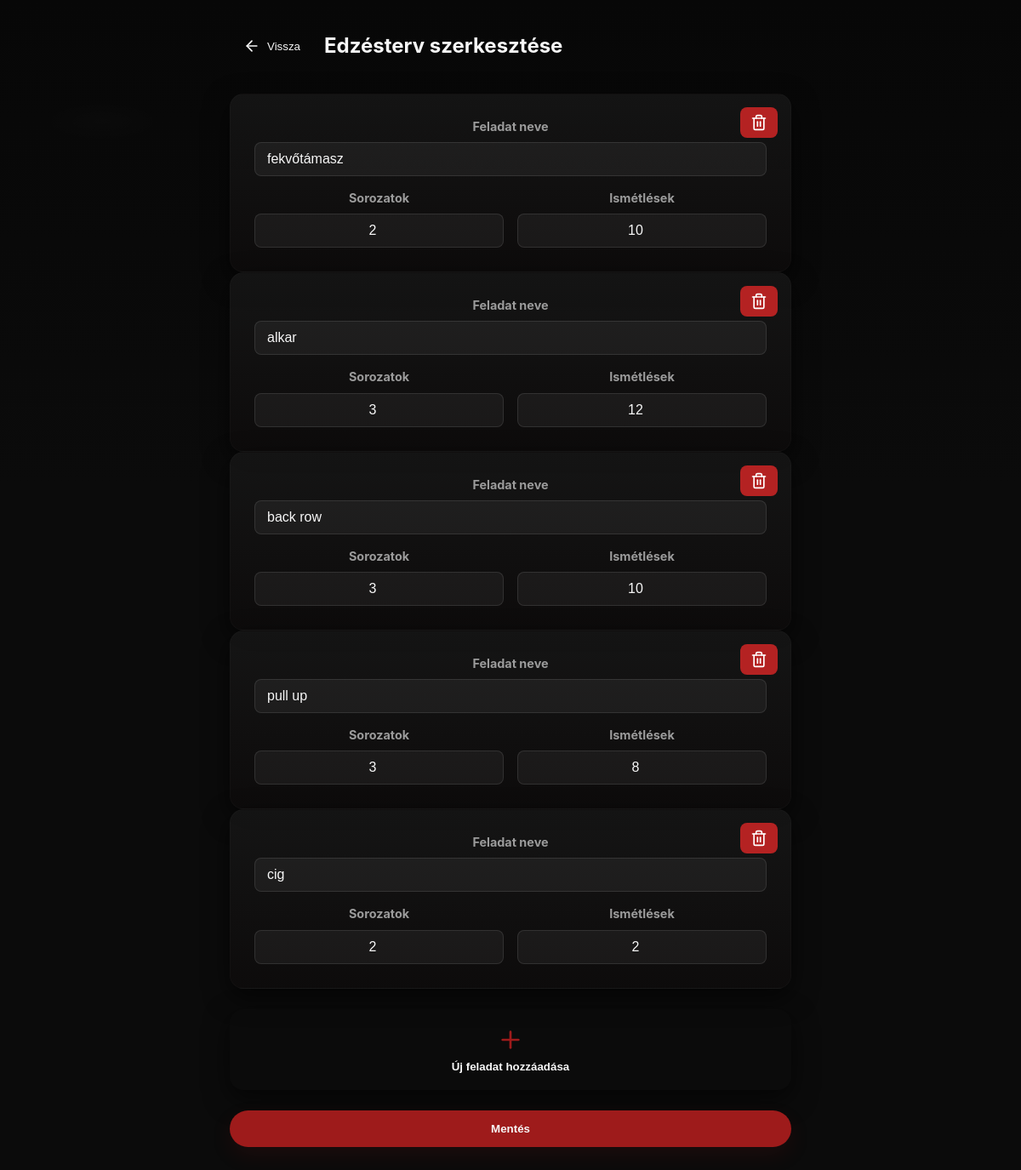
The page /editor/edit/13/ on the database its author committed.
### home/models.py (models this page shows)
class Excercises(models.Model):
    workoutid = models.ForeignKey(CreatedWorkouts, on_delete=models.CASCADE)
    name = models.CharField(max_length=50)
    sets = models.IntegerField()
    reps = models.IntegerField()

### editor/views.py (the view)
# urls.py: path('edit/<int:workout_id>/', views.edit_workout, name='edit_workout'),
def edit_workout(request, workout_id):
    if request.method == 'POST':
        workout = CreatedWorkouts.objects.get(id=workout_id, userid=request.user)
        excercises = Excercises.objects.filter(workoutid_id=workout_id)
        for excercise in excercises:
            name = request.POST.get(f'excercise_name_{excercise.id}')
            sets = request.POST.get(f'excercise_sets_{excercise.id}')
            reps = request.POST.get(f'excercise_reps_{excercise.id}')
            if name and sets and reps:
                excercise.name = name
                excercise.sets = int(sets)
                excercise.reps = int(reps)
                excercise.save()
        for key in request.POST:
            if key.startswith('new_excercise_name_'):
                new_id = key.replace('new_excercise_name_', '')
                name = request.POST.get(f'new_excercise_name_{new_id}')
                sets = request.POST.get(f'new_excercise_sets_{new_id}')
                reps = request.POST.get(f'new_excercise_reps_{new_id}')
                if name and sets and reps:
                    try:
                        Excercises.objects.create(
                            workoutid=workout,
                            name=name,
                            sets=int(sets),
                            reps=int(reps)
                        )
                    except ValueError:
                        pass
        return redirect('my_workouts')
    else:
        exc = Excercises.objects.filter(workoutid_id=workout_id)
        return render(request, 'edit.html', {'workout_id': workout_id, 'excercises': exc})

### editor/templates/edit.html (shortened to what this page needs)
{% extends 'main.html' %} {% block content %}
<main class="page-wrap">
  <section class="home-panel">
    <div class="workouts-container" style="display: flex; flex-direction: column; gap: 12px; width: 100%; max-width: 700px; margin: 0 auto; padding: 0 20px;">
      <div style="display: flex; align-items: center; margin-bottom: 24px; gap: 12px;">
        <a href="{% url 'redirectview' 'my_workouts' %}" style="text-decoration: none;">
          <button type="button" style="background: var(--bg-secondary); color: var(--white); border: none; border-radius: 8px; padding: 10px 16px; cursor: pointer; display: flex; align-items: center; justify-content: center; transition: all 0.2s; gap: 8px;" onmouseover="this.style.background='var(--accent)'" onmouseout="this.style.background='var(--bg-secondary)'">
            <svg xmlns="http://www.w3.org/2000/svg" width="20" height="20" viewBox="0 0 24 24" fill="none" stroke="currentColor" stroke-width="2" stroke-linecap="round" stroke-linejoin="round">
              <line x1="19" y1="12" x2="5" y2="12"></line>
              <polyline points="12 19 5 12 12 5"></polyline>
            </svg>
            Vissza
          </button>
        </a>
        <h2 style="color: var(--white); margin: 0;">Edzésterv szerkesztése</h2>
      </div>
      <form method="post" action="{% url 'edit_workout' workout_id %}" id="workoutForm">
        <div id="existing-excercises">
          {% for excercise in excercises %}
          <div style="position: relative;">
            <button onclick="showDeleteModal({{ excercise.id }})" type="button" style="position: absolute; top: 16px; right: 16px; background: rgba(220, 38, 38, 0.8); border: none; border-radius: 8px; padding: 8px 12px; cursor: pointer; display: flex; align-items: center; justify-content: center; transition: all 0.2s; z-index: 10;" onmouseover="this.style.background='rgba(220, 38, 38, 1)'" onmouseout="this.style.background='rgba(220, 38, 38, 0.8)'">
            </button>
            <div class="card big" style="width: 100%; padding: 28px; display: flex; flex-direction: column; gap: 16px;">
              <div style="display: flex; flex-direction: column; gap: 8px;">
                <label style="color: var(--muted); font-weight: 700; font-size: 0.9rem;">Feladat neve</label>
                <input type="text" name="excercise_name_{{ excercise.id }}" value="{{ excercise.name }}" style="width: 100%; padding: 10px 14px; background: rgba(255, 255, 255, 0.05); border: 1px solid rgba(255, 255, 255, 0.1); border-radius: 8px; color: var(--white); font-size: 1rem;" />
              </div>
              <div style="display: flex; gap: 16px;">
                <div style="flex: 1; display: flex; flex-direction: column; gap: 8px;">
                  <label style="color: var(--muted); font-weight: 700; font-size: 0.9rem;">Sorozatok</label>
                  <input type="number" name="excercise_sets_{{ excercise.id }}" value="{{ excercise.sets }}" min="1" style="width: 100%; padding: 10px 14px; background: rgba(255, 255, 255, 0.05); border: 1px solid rgba(255, 255, 255, 0.1); border-radius: 8px; color: var(--white); font-size: 1rem; text-align: center;" />
                </div>
                <div style="flex: 1; display: flex; flex-direction: column; gap: 8px;">
                  <label style="color: var(--muted); font-weight: 700; font-size: 0.9rem;">Ismétlések</label>
                  <input type="number" name="excercise_reps_{{ excercise.id }}" value="{{ excercise.reps }}" min="1" style="width: 100%; padding: 10px 14px; background: rgba(255, 255, 255, 0.05); border: 1px solid rgba(255, 255, 255, 0.1); border-radius: 8px; color: var(--white); font-size: 1rem; text-align: center;" />
                </div>
              </div>
            </div>
          </div>
          {% empty %}
          <div style="text-align: center; padding: 40px 20px;">
            <p style="color: var(--muted); font-size: 1.1rem;">Még nincsenek feladatok az edzéstervben.</p>
          </div>
          {% endfor %}
        </div>
        <div style="display: flex; gap: 12px; margin-top: 24px;">
          <button type="button" onclick="addNewExcercise()" class="card big" style="flex: 1; padding: 20px; text-align: center; border: none; background: inherit; cursor: pointer; display: flex; align-items: center; justify-content: center; transition: all 0.2s;">
            <div style="display: flex; flex-direction: column; align-items: center; gap: 8px;">
              <svg xmlns="http://www.w3.org/2000/svg" width="32" height="32" viewBox="0 0 24 24" fill="none" stroke="var(--accent)" stroke-width="2" stroke-linecap="round" stroke-linejoin="round">
                <line x1="12" y1="5" x2="12" y2="19"></line>
                <line x1="5" y1="12" x2="19" y2="12"></line>
              </svg>
              <p style="margin: 0; color: var(--white); font-weight: 600;">Új feladat hozzáadása</p>
            </div>
          </button>
        </div>
        <button type="submit" class="btn form-btn" style="width: 100%; margin-top: 24px; padding: 14px 24px;">
          Mentés
        </button>
      </form>
    </div>
  </section>
</main>
{% endblock %}

### static/css/style.css (style rules this page uses)
:root { --bg: #0b0b0b; --panel-dark: #0f0f10; --panel-mid: #1a1515; --card-bg: #121212; --accent: #9e1b1b; --accent-2: #c43a3a; --accent-hover: #841111; --muted: #9b9b9b; --white: #f7f7f7; --radius: 16px; --shadow-lg: 0 18px 60px rgba(0,0,0,0.7); --shadow-md: 0 10px 30px rgba(0,0,0,0.6); }
* { box-sizing:border-box }
html,body { height:100% }
body { margin:0; background: radial-gradient(1200px 400px at 10% 10%, rgba(255,255,255,0.01), transparent 6%), linear-gradient(180deg, #070707 0%, var(--bg) 40%); color:var(--white); font-family: "Montserrat", "Inter", Arial, sans-serif; -webkit-font-smoothing:antialiased; -moz-osx-font-smoothing:grayscale; line-height:1.4; }
.page-wrap { min-height: calc(100vh - 56px); display:flex; align-items:flex-start; justify-content:center; padding:34px 20px 80px; }
.home-panel { width:100%; max-width:1200px; display:flex; justify-content:center; align-items:flex-start; }
.card { background: linear-gradient(180deg, rgba(22,22,22,0.9), rgba(14,12,12,0.85)); border-radius: var(--radius); box-shadow: var(--shadow-md); border: 1px solid rgba(255,255,255,0.02); color:var(--white); }
.card.big { width:100%; padding:36px; text-align:center; }
.btn { background: var(--accent); color:var(--white); border:none; padding:10px 18px; border-radius:12px; font-weight:800; cursor:pointer; box-shadow: 0 10px 28px rgba(150,20,20,0.12); transition: background .12s, transform .12s; }
.form-btn, .btn { width:100%; margin-top:8px; background: var(--accent); color:var(--white); border:none; padding:12px 16px; border-radius: 999px; font-weight:800; cursor:pointer; box-shadow: 0 10px 24px rgba(150,20,20,0.12); transition: background .12s, transform .12s; }

### rows shown on the page
Excercises: name "fekvőtámasz", sets "2", reps "10"
Excercises: name "alkar", sets "3", reps "12"
Excercises: name "back row", sets "3", reps "10"
Excercises: name "pull up", sets "3", reps "8"
Excercises: name "cig", sets "2", reps "2"
